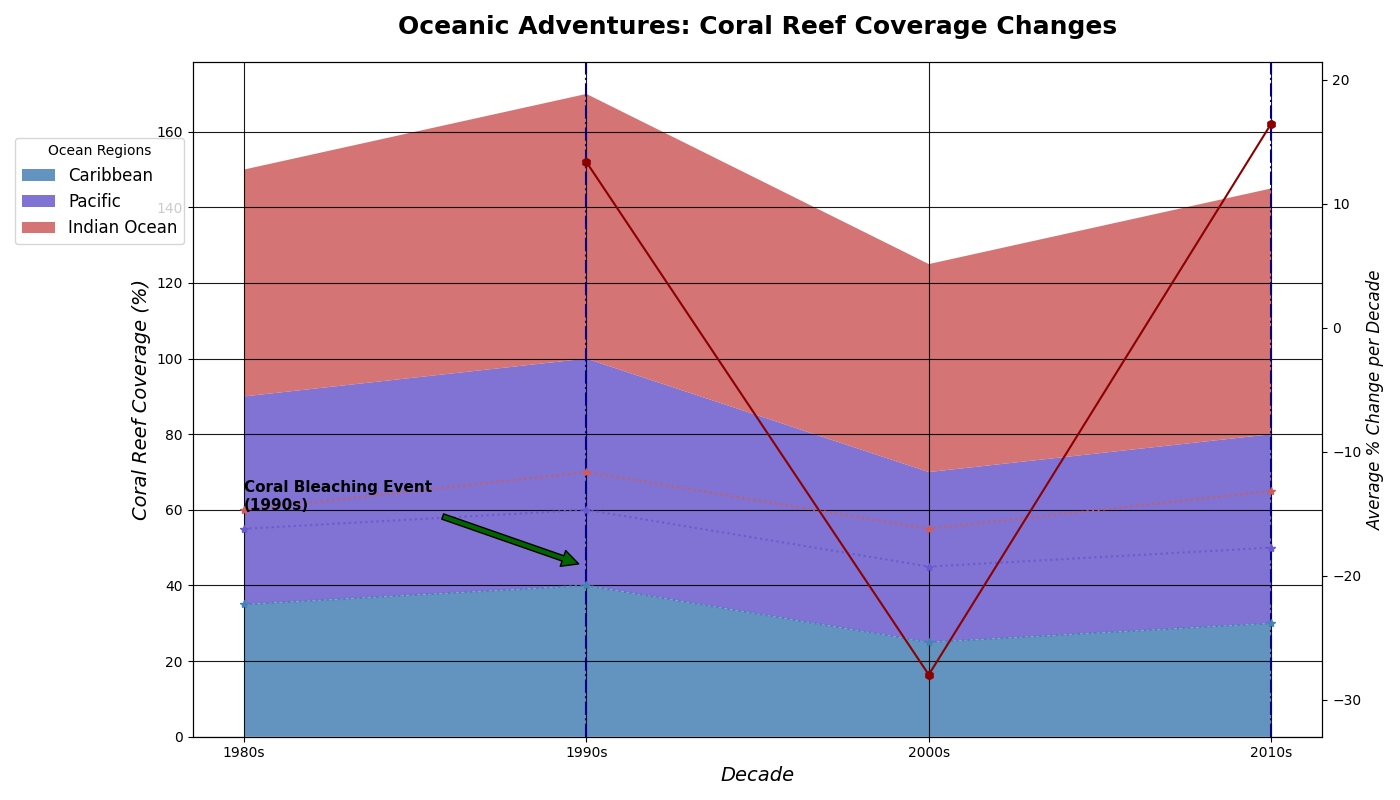

Write Python code to recreate this figure.
import matplotlib.pyplot as plt
import numpy as np

decades = np.array(['1980s', '1990s', '2000s', '2010s'])
caribbean_reef = np.array([35, 40, 25, 30])
pacific_reef = np.array([55, 60, 45, 50])
indian_ocean_reef = np.array([60, 70, 55, 65])
reef_data = np.vstack([caribbean_reef, pacific_reef, indian_ocean_reef])

fig, ax = plt.subplots(figsize=(14, 8))
ax.stackplot(decades, reef_data, labels=['Caribbean', 'Pacific', 'Indian Ocean'],
             colors=['#4682B4', '#6A5ACD', '#CD5C5C'], alpha=0.85)

ax.set_title('Oceanic Adventures: Coral Reef Coverage Changes', fontsize=18, weight='heavy', pad=20)
ax.set_xlabel('Decade', fontsize=14, style='italic')
ax.set_ylabel('Coral Reef Coverage (%)', fontsize=14, style='italic')

highlight_decades = ['1990s', '2010s']
for decade in highlight_decades:
    ax.axvline(x=decade, color='navy', linestyle='-.', linewidth=1.5)

ax.annotate('Coral Bleaching Event\n(1990s)', xy=('1990s', 45), xytext=('1980s', 60),
            arrowprops=dict(facecolor='darkgreen', shrink=0.05), fontsize=11, weight='bold')

ax.grid(visible=True, linestyle='-', alpha=0.9, color='black')

ax.legend(loc='upper right', bbox_to_anchor=(0, 0.9), title='Ocean Regions', fontsize=12, shadow=False)

for y, color in zip(reef_data, ['#4682B4', '#6A5ACD', '#CD5C5C']):
    ax.plot(decades, y, marker='*', markersize=6, color=color, linestyle=':', alpha=1)

percent_change = np.diff(reef_data, axis=1) / reef_data[:, :-1] * 100
avg_percent_change = np.mean(percent_change, axis=0)

ax_change = ax.twinx()
ax_change.plot(decades[1:], avg_percent_change, color='darkred', linestyle='-', marker='h', label='Avg % Change')
ax_change.set_ylabel('Average % Change per Decade', fontsize=12, style='italic')
ax_change.set_ylim(min(avg_percent_change) - 5, max(avg_percent_change) + 5)

plt.tight_layout()
plt.show()
